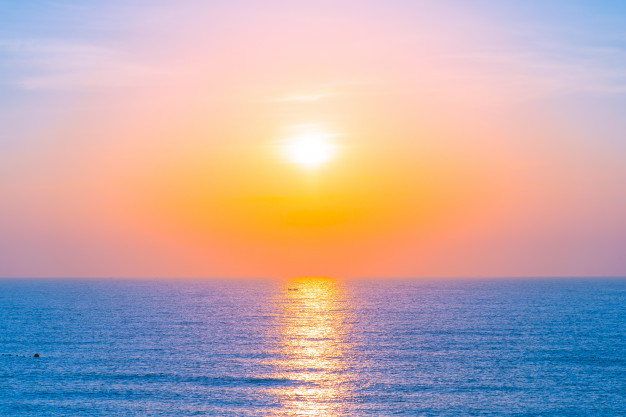
#> input picture Python/mathis2.bmp, 626 x 417 px, found by its file name
$ python color_transfer.py
#> lines starting #> are read from the running program, lines starting #| are printed output that depends on the picture
from PIL import Image
import numpy as np
M1 = np.array([[0.3811, 0.5783, 0.0402], [0.1967, 0.7244, 0.0782], [0.0241, 0.1288, 0.8444]])
M2 = np.array([[1 / np.sqrt(3), 0, 0], [0, 1 / np.sqrt(6), 0], [0, 0, 1 / np.sqrt(2)]])
M3 = np.array([[1, 1, 1], [1, 1, -2], [1, -1, 0]])
M4 = M3.T
M5 = M2
M6 = np.array([[4.4679, -3.5873, 0.1193], [-1.2186, 2.3809, -0.1624], [0.0497, -0.2439, 1.2045]])
img_cible = Image.open("mathis2.bmp")
#> img_cible is the input picture: PIL image 626x417 RGB; mean R, G, B 192, 169.5, 171.8
img_source = Image.open("mathis1.bmp")
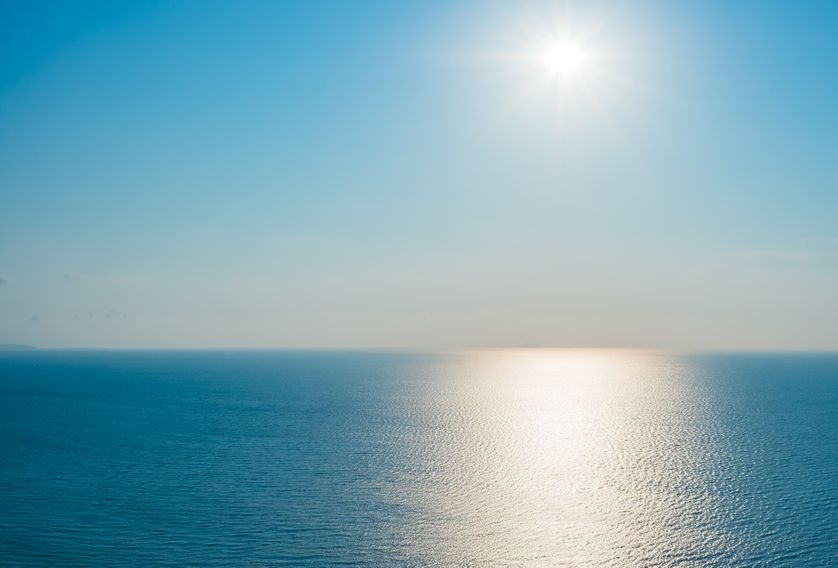
#> input picture Python/mathis1.bmp, 838 x 568 px, found by its file name
#> img_source is the input picture: PIL image 838x568 RGB; mean R, G, B 128.6, 170, 183.6
img_source_LMS = np.dot(img_source, M1)
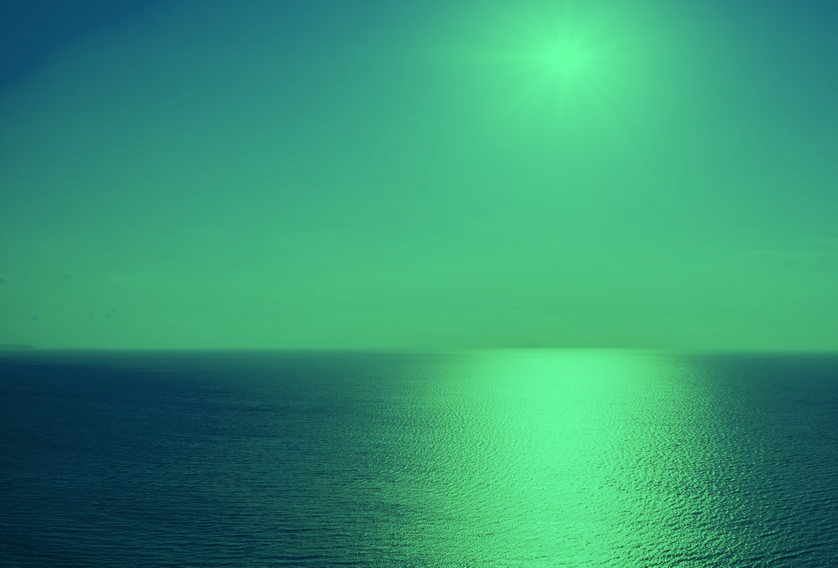
#> img_source_LMS: shape (568, 838, 3) float64; mean R, G, B 86.9, 221.2, 173.5; drawn with min black and max white
img_cible_LMS = np.dot(img_cible, M1)
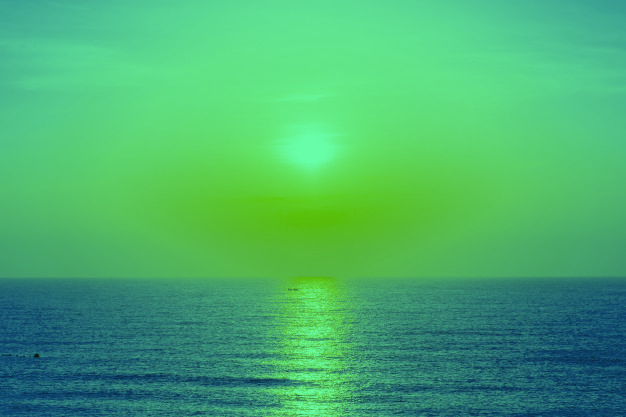
#> img_cible_LMS: shape (417, 626, 3) float64; mean R, G, B 110.6, 255.9, 166; drawn with min black and max white
img_source_lab = np.dot(np.log(img_source_LMS),np.dot(M2, M3))
img_cible_lab = np.dot(np.log(img_cible_LMS),np.dot(M2, M3))
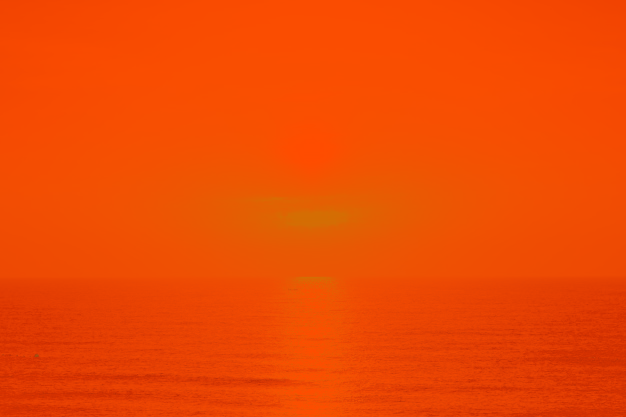
#> img_cible_lab: shape (417, 626, 3) float64; mean R, G, B 8.51, 1.33, -1.82; drawn with min black and max white
mean_source_lab, std_source_lab = np.mean(img_source_lab, axis=(0, 1)), np.std(img_source_lab, axis=(0, 1))
#> mean_source_lab = [8.31, 1.05, -1.84]; std_source_lab = [0.633, 0.348, 0.038]
mean_cible_lab, std_cible_lab = np.mean(img_cible_lab, axis=(0, 1)), np.std(img_cible_lab, axis=(0, 1))
#> mean_cible_lab = [8.51, 1.33, -1.82]; std_cible_lab = [0.432, 0.422, 0.0395]
img_transfer_lab = (std_cible_lab / std_source_lab * (img_source_lab - mean_source_lab)) +mean_cible_lab
img_transfer_LMS = np.dot(img_transfer_lab, np.dot(M4, M5))
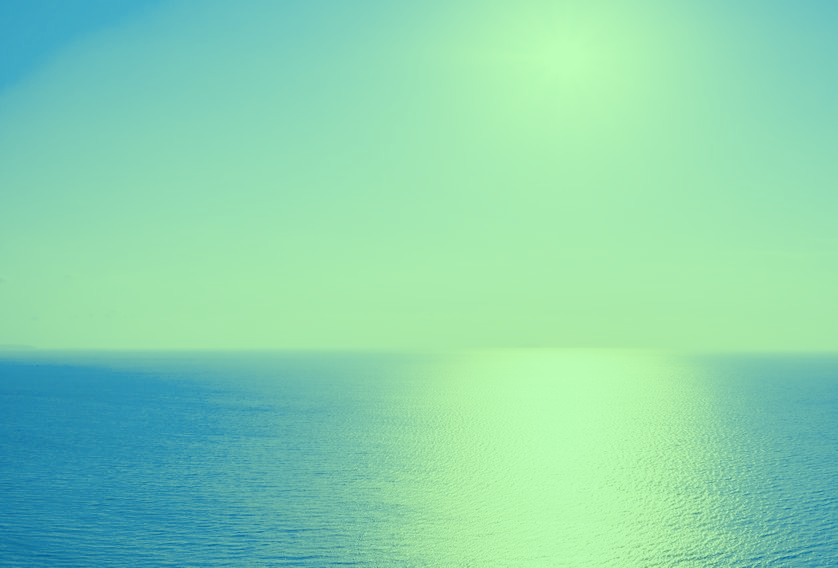
#> img_transfer_LMS: shape (568, 838, 3) float64; mean R, G, B 4.63, 5.5, 5.08; drawn with min black and max white
img_transfer = np.dot(np.exp(img_transfer_LMS), M6)
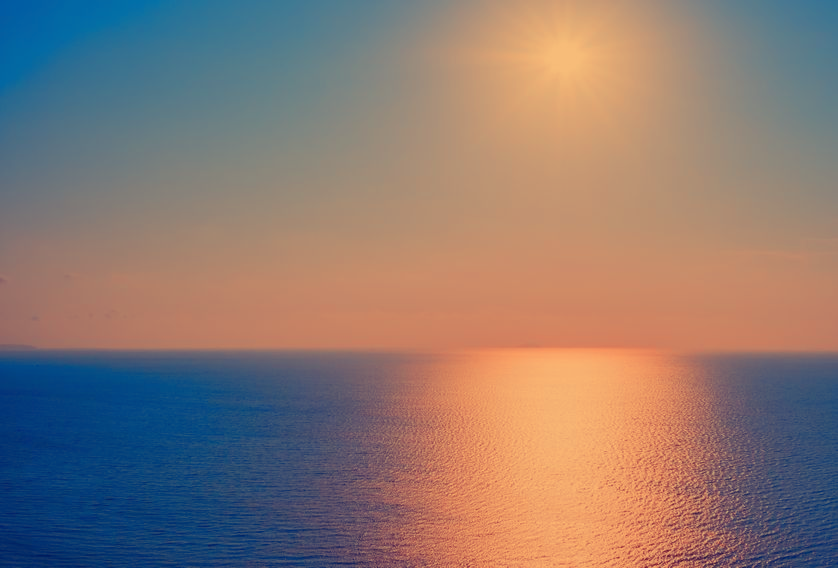
#> img_transfer: shape (568, 838, 3) float64; mean R, G, B 196.8, 173.2, 165.2; drawn with min black and max white
img_transfer[img_transfer > 255]=255
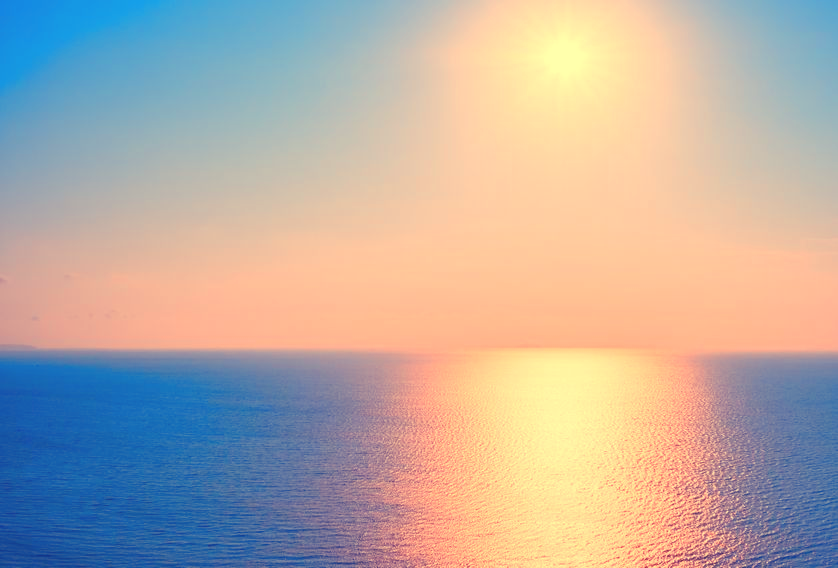
#> img_transfer: shape (568, 838, 3) float64; mean R, G, B 185.1, 173.2, 165.2
result = Image.fromarray(img_transfer.astype(np.uint8))
result.save('out_python.bmp')
